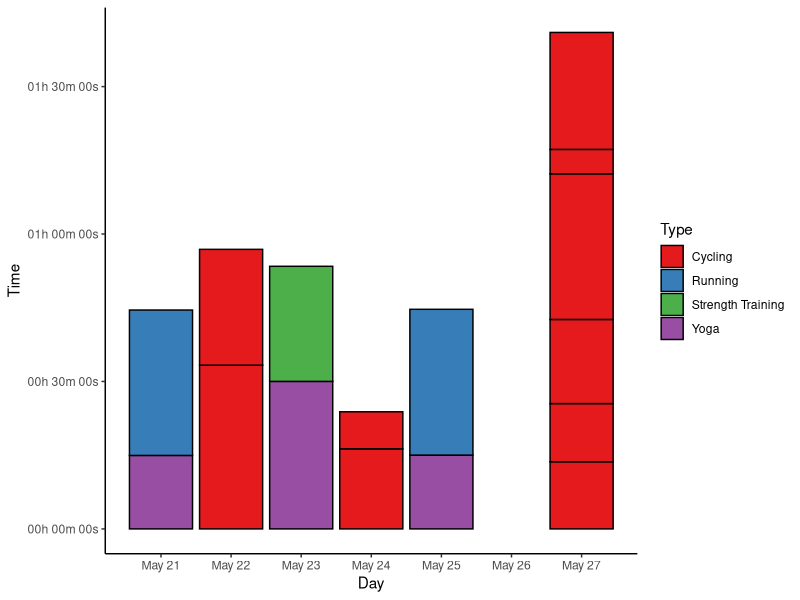
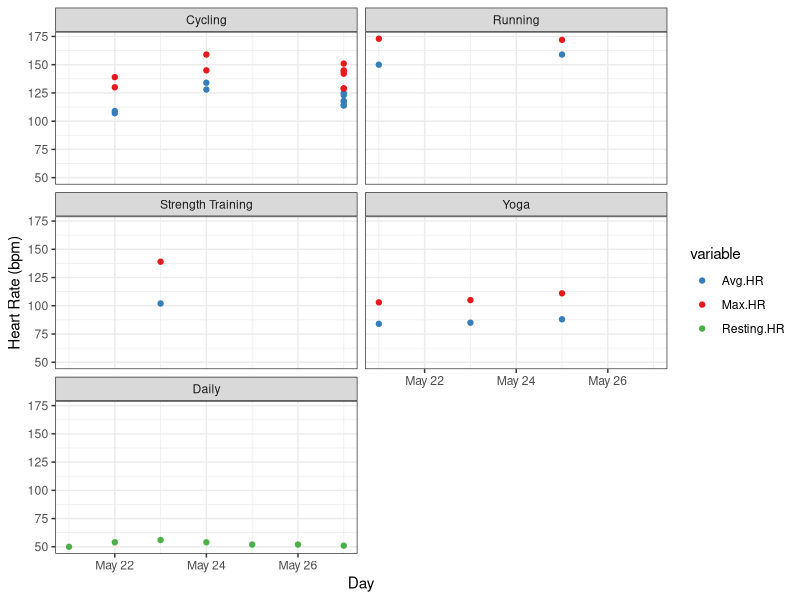
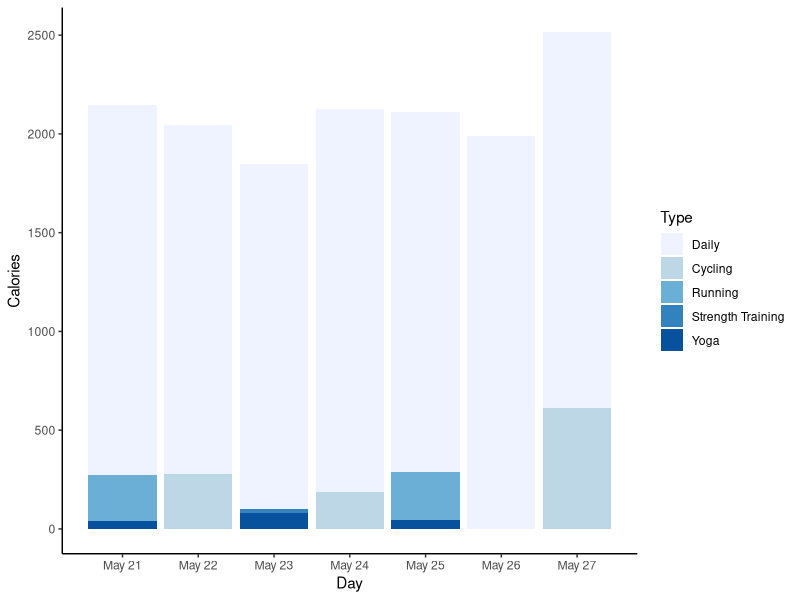
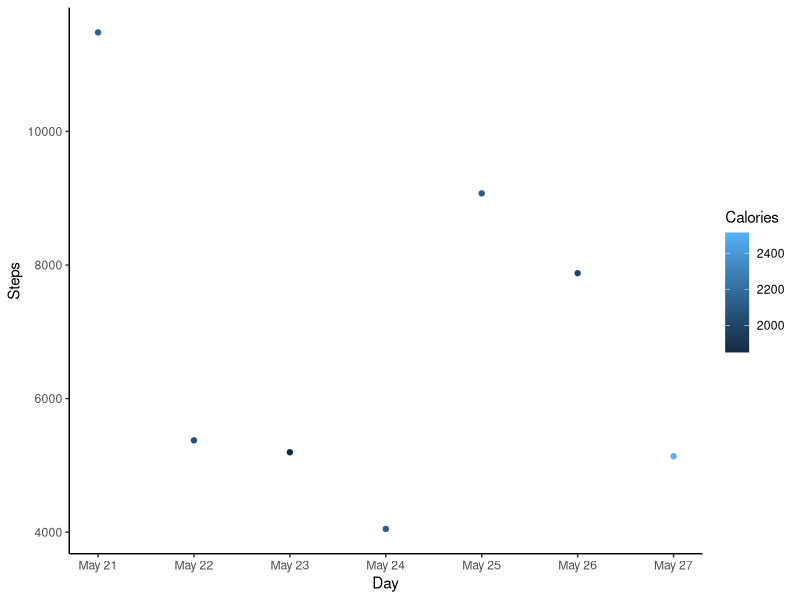

Generate these figures, in order, with R:
## ---- chunk 1
setwd("C:/Users/Sarah/Dropbox/Fitness/SummerPain")
options(stringsAsFactors=FALSE)

library(chron)
library(plyr)
library(knitr)
library(ggplot2)
library(scales)
library(reshape2)
library(car)
## ---- chunk 2
# read in data
data <- read.table("Week2.csv", header=TRUE, sep=",", na.strings=c("NA", "--", ""))

# convert time/date objects
data$Start <- as.POSIXct(data$Start, format="%a, %d %B %Y %H:%M")
data$Time <- times(data$Time)

# remove morning exercise
dataf <- data[!data$Type=="Other", ]

# convert exercise type to factor and reorder for plotting
a <- recode(as.numeric(as.factor(dataf$Type)), "1=1; 2=5; 3=2; 4=3; 5=4")
dataf$Types <- reorder(dataf$Type, a)

# first look
summary(data)
dataf
## ---- chunk 3
kable(ddply(dataf, .(Type), summarise, duration=sum(Time)), format="html", table.attr="style='width:20%;'")
## ---- chunk 4
# extract day from activity start
dataf$Day <- as.Date(dataf$Start)

# ignore daily data for plotting
datas <- subset(dataf, !Type=="Daily")

p1 <- ggplot(datas, aes(x=Day, y=Time, fill=Type)) +
  geom_bar(stat="identity", colour="black") + scale_fill_brewer(palette="Set1")
p1 <- p1 + scale_y_chron(labels=date_format("%Hh %Mm %Ss"))
p1 <- p1 + theme_classic() + scale_x_date(date_breaks="1 day", date_labels="%B %d")
p1
## ---- chunk 5
# melt HR data
HRdata <- melt(dataf, id.vars=c("Activity", "Types", "Day"),
               measure.vars=c("Avg.HR", "Max.HR", "Resting.HR"))

p2 <- ggplot(data=HRdata, aes(x=Day, y=value, colour=variable)) +
  geom_point() + scale_colour_manual(values=c("#377EB8", "#E41A1C", "#4DAF4A"))
p2 <- p2 + facet_wrap(~factor(Types), nrow=3)
p2 <- p2 + theme_bw() + labs(y="Heart Rate (bpm)")
p2
## ---- chunk 6
#reorder types for this plot
b <- recode(as.numeric(as.factor(dataf$Types)), "1=2; 2=3; 3=4; 4=5; 5=1")
dataf$Types <- reorder(dataf$Type, b)

# sum up calories per exercise type per day
datac <- dcast(dataf, Day ~ Types, sum, value.var="Calories")
datacm <- melt(datac, id.vars="Day")
colnames(datacm) <- c("Day", "Type", "Calories")

p3 <- ggplot(datacm, aes(x=Day, y=Calories, fill=Type)) +
  geom_bar(stat="identity", position="identity") + scale_fill_brewer()
p3 <- p3 + theme_classic() + scale_x_date(date_breaks="1 day", date_labels="%B %d")
p3
## ---- chunk 7
# subset for only daily data
datad <- dataf[dataf$Type=="Daily", ]

p4 <- ggplot(datad, aes(x=Day, y=Steps, colour=Calories)) + geom_point()
p4 <- p4 + theme_classic() + scale_x_date(date_breaks="1 day", date_labels="%B %d")
p4
